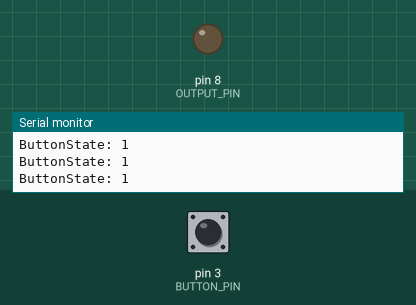
The sketch below on a simulated Arduino Uno, built with avr-gcc and run on an emulated ATmega328P. Shown: output pins drawn as LEDs (lit = HIGH), the last lines printed to the serial monitor. The inputs (shaded band) are chosen by the test bench; at power-on: pin 3 (BUTTON_PIN) HIGH.

Above: at 1.2 s.
1.3 s: pin 3 (BUTTON_PIN) pulled LOW for 0.25 s
At 1.5 s:
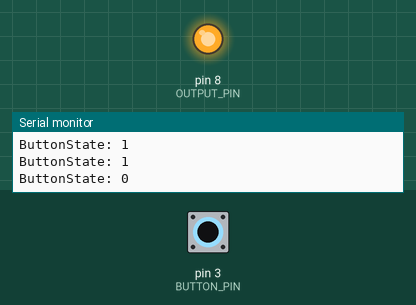
3.1 s: pin 3 (BUTTON_PIN) pulled LOW for 3.2 s
At 6.8 s:
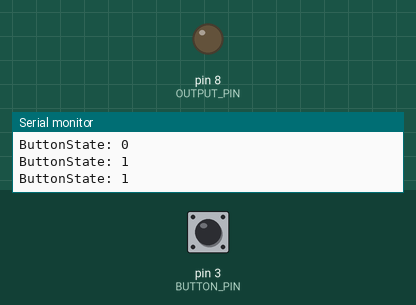
Timing chart, 0 to 8.3 s (numbered marks = the images above; inputs shaded):
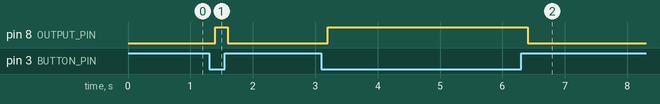

The sketch:

Push_Button_LED_or_Buzzer.ino
```cpp
// Push Button and Led orBuzzer
#define BUTTON_PIN 3  // Push button connected to digital pin 2
#define OUTPUT_PIN 8  // Buzzer connected to digital pin 3

void setup() {
  pinMode(BUTTON_PIN, INPUT_PULLUP);   // Setting the button pin as input
  pinMode(OUTPUT_PIN, OUTPUT);  // Setting the buzzer pin as output
  Serial.begin(9600);
}

void loop() {
  int buttonState = digitalRead(BUTTON_PIN);  // Read the state of the button
  if (buttonState == LOW) {
    digitalWrite(OUTPUT_PIN, HIGH);  // Turn buzzer on if button is pressed
  } else {
    digitalWrite(OUTPUT_PIN, LOW);   // Turn buzzer off if button is not pressed
  }
  Serial.print("ButtonState: ");
  Serial.println(buttonState);
  delay(200);
}
```

Measured:
- after the input at 1.3 s, pin 8 (OUTPUT_PIN): LOW → HIGH after 0.10 s, → LOW 0.20 s later
- after the input at 3.1 s, pin 8 (OUTPUT_PIN): LOW → HIGH after 0.10 s, → LOW 3.2 s later
